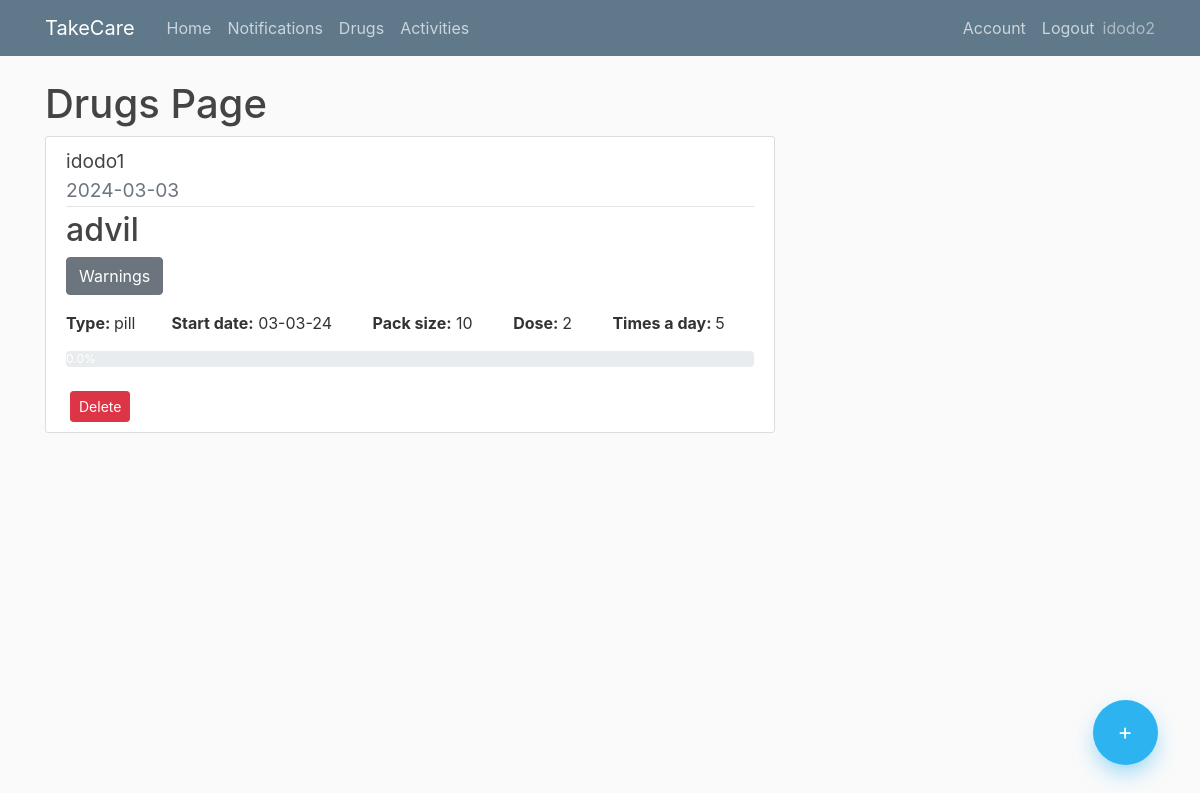
The app's page /drugs (signed in) with its own data.
### app/models.py (models this page shows, shortened)
class User(db.Model, UserMixin):
    id = db.Column(db.Integer, primary_key=True)
    username = db.Column(db.String(20), unique=True,nullable=False)
    email = db.Column(db.String(100), unique=True,nullable=False)
    image_file = db.Column(db.String(100),nullable=False,default='default.jpg')
    password= db.Column(db.String(60),nullable=False)
    ElderlyUser = db.relationship('Elderlyuser',backref='creator',lazy=True )
    Notifications = db.relationship('Notification',backref='creator',lazy=True )
    Drugs = db.relationship('Drug',backref='creator',lazy=True )

class Elderlyuser(db.Model, UserMixin):
    id = db.Column(db.Integer, primary_key=True)
    username = db.Column(db.String(20), unique=True,nullable=False)
    password= db.Column(db.String(60),nullable=False)
    user_id = db.Column(db.Integer, db.ForeignKey('user.id'), nullable=False)

class Drug(db.Model):
    id = db.Column(db.Integer, primary_key=True)
    name = db.Column(db.String(150),nullable=False)
    type = db.Column(db.Text,nullable=False)
    dose = db.Column(db.Integer,nullable=False)
    timesaday = db.Column(db.Integer,nullable=False)
    taketime= db.Column(db.Time, nullable=False)
    gap = db.Column(db.Integer, nullable=False)
    packsize = db.Column(db.Integer,nullable=False)
    daystotake = db.Column(db.Integer,nullable=False)
    startdate = db.Column(db.Date,nullable=False)
    user_id = db.Column(db.Integer, db.ForeignKey('user.id'), nullable=False)
    elderly_user_id = db.Column(db.Integer, db.ForeignKey('elderlyuser.id'), nullable=False)
    drugschedules = db.relationship("DrugSchedule", cascade="all, delete")
    warnings = db.Column(db.String)

### app/routes.py (the view)
@app.route("/drugs")
@login_required
def drugs():
    if current_user.is_authenticated:
        drugs = Drug.query.filter_by(user_id=current_user.id)
        drug_schedule = DrugSchedule.query.filter_by(user_id=current_user.id)
        eldelys = Elderlyuser.query.filter_by(user_id=current_user.id)
        eldelys_dict = {i.id: i.username for i in eldelys}
        return render_template("drugs.html",drugs=drugs,drug_schedule=drug_schedule, title="Drugs",eldelys_dict=eldelys_dict)
    else:
        return render_template("home.html")

### app/models.py (called while the page is built)
@login_manager.user_loader
def load_user(user_id):
    return User.query.get(int(user_id))

### app/templates/drugs.html (shortened to what this page needs)
{% extends "layout.html" %}
{% block content %}
    <h1>Drugs Page</h1>
    <div class="floating-container">
        <a class="floating-button" href="{{ url_for('add_drug')}}"> +</a>
    </div>
    {% if drugs.count() == 0  %}
        <h3>No drug alerts found</h3>
    {% else %}
        {% for drug in drugs %}
            {% set counter = namespace(count=0) %}
            {% set totalcounter = namespace(count=0) %}
            {% for reminder in drug_schedule %}
                {% if reminder.drug_id == drug.id %}
                    {% set totalcounter.count = totalcounter.count + 1 %}
                    {% if reminder.took == 1 %}
                        {% set counter.count = counter.count + 1 %}
                    {% endif %}
                {% endif %}
            {% endfor %}
            {% if totalcounter.count > 0 %}
                {% set percentage = (counter.count / totalcounter.count * 100) | round %}
            {% else %}
                {% set percentage = 0 %}
            {% endif %}
            <article class="media content-section">
                <div class="media-body">
                    <div class="article-title">
                        <big>{{ eldelys_dict[drug.elderly_user_id] }}</big>
                    </div>
                    <div class="article-metadata">
                        <big class="text-muted">{{ drug.startdate.strftime('%Y-%m-%d') }} </big>
                    </div>
                    <h2>{{ drug.name }}</h2>
                    <p>
                     <button class="btn btn-secondary" data-toggle="collapse" href="#collapseExample" role="button" aria-expanded="false" aria-controls="collapseExample">
                        Warnings
                     </button>
                    </p>
                        <strong>Type: </strong> {{ drug.type }}&nbsp; &nbsp; &nbsp; &nbsp;
                       <strong>Start date:</strong> {{ drug.startdate.strftime('%d-%m-%y') }} &nbsp; &nbsp; &nbsp; &nbsp;
                        <strong>Pack size:</strong> {{ drug.packsize }} &nbsp; &nbsp; &nbsp; &nbsp;
                       <strong> Dose: </strong>{{ drug.dose }} &nbsp; &nbsp; &nbsp; &nbsp;
                        <strong>Times a day: </strong>{{ drug.timesaday }} &nbsp;
                    <div class="progress">
                        <div class="progress-bar bg-info" role="progressbar" style="width: {{ percentage }}%;" aria-valuenow="{{ percentage }}" aria-valuemin="0" aria-valuemax="100">{{ percentage }}%</div>
                    </div>
                    <br>
                    <button type="button" class="btn btn-danger btn-sm ml-1" data-toggle="modal" data-target="#deleteModal{{drug.id}}">
                        Delete
                    </button>
                </div>
            </article>
        {% endfor %}
    {% endif %}
{% endblock content %}

### app/templates/layout.html (shortened to what this page needs)
<!DOCTYPE html>
<html>
<head>
    <link rel="stylesheet" href="https://maxcdn.bootstrapcdn.com/bootstrap/4.0.0/css/bootstrap.min.css">
    <link rel="stylesheet" type="text/css" href="{{ url_for('static', filename='main.css') }}">
</head>
<body>
    <header class="site-header">
      <nav class="navbar navbar-expand-md navbar-dark bg-steel fixed-top">
        <div class="container">
          <a class="navbar-brand mr-4" href="/">TakeCare</a>
          <div class="collapse navbar-collapse" id="navbarToggle">
            <div class="navbar-nav mr-auto">
              <a class="nav-item nav-link" href="{{url_for('home')}}">Home</a>
              <a class="nav-item nav-link" href="{{url_for('notification')}}">Notifications</a>
              <a class="nav-item nav-link" href="{{url_for('drugs')}}">Drugs</a>
              <a class="nav-item nav-link" href="{{url_for('activities')}}">Activities</a>
            </div>
            {% if not current_user.is_authenticated %}
            <div class="navbar-nav">
              <a class="nav-item nav-link" href="{{url_for('login')}}">Login</a>
              <a class="nav-item nav-link" href="{{url_for('register')}}">Register</a>
            </div>
            {% else %}
            <div class="navbar-nav">
              <a class="nav-item nav-link" href="{{url_for('account')}}">Account</a>
              <a class="nav-item nav-link" href="{{url_for('logout')}}">Logout</a>
              <sapn class="navbar-text">{{current_user.username}}</span>
            </div>
            {% endif %}
          </div>
        </div>
      </nav>
    </header>
    <main role="main" class="container">
      <div class="row">
        <div class="col-md-8">
          {% block content %} {% endblock %}
        </div>
    </main>
</body>
</html>

### app/static/main.css (style rules this page uses)
body { background: #fafafa; color: #333333; margin-top: 5rem; }
h1, h2, h3, h4, h5, h6 { color: #444444; }
.bg-steel { background-color: #5f788a; }
.site-header .navbar-nav .nav-link { color: #cbd5db; }
.content-section { background: #ffffff; padding: 10px 20px; border: 1px solid #dddddd; border-radius: 3px; margin-bottom: 20px; }
.article-title { color: #444444; }
.article-metadata { padding-bottom: 1px; margin-bottom: 4px; border-bottom: 1px solid #e3e3e3 }
.floating-container { position: fixed; width: 100px; height: 100px; bottom: 0; right: 0; margin: 35px 25px; }
.floating-container .floating-button { position: absolute; width: 65px; height: 65px; background: #2cb3f0; bottom: 0; border-radius: 50%; left: 0; right: 0; margin: auto; color: white; line-height: 65px; text-align: center; font-size: 23px; z-index: 100; box-shadow: 0 10px 25px -5px rgba(44, 179, 240, 0.6); cursor: pointer; -webkit-transition: all 0.3s; transition: all 0.3s; }

### records on screen
User: username "idodo2"
Drug: startdate "2024-03-03", name "advil", type "pill", startdate "03-03-24", packsize "10", dose "2", timesaday "5", percentage "0.0"
Elderlyuser: username "idodo1"
